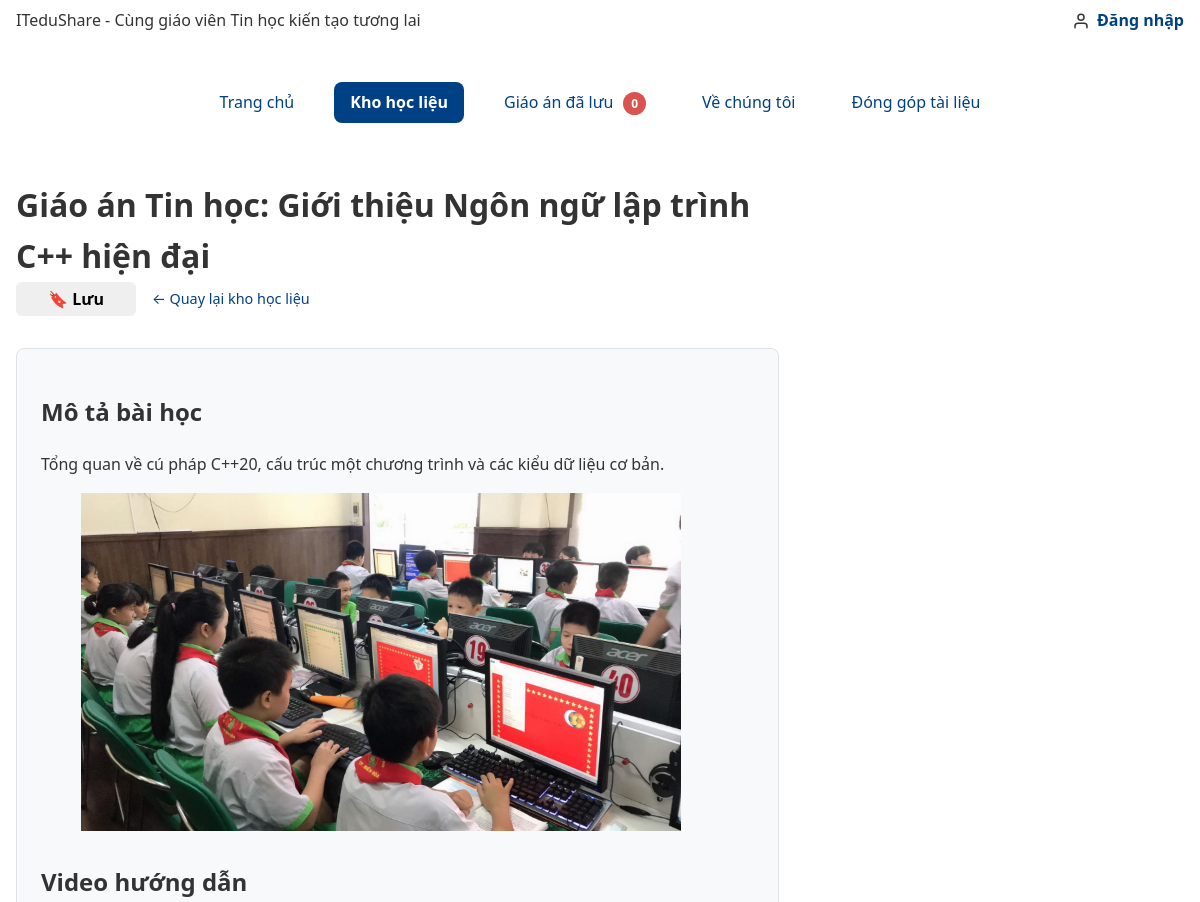
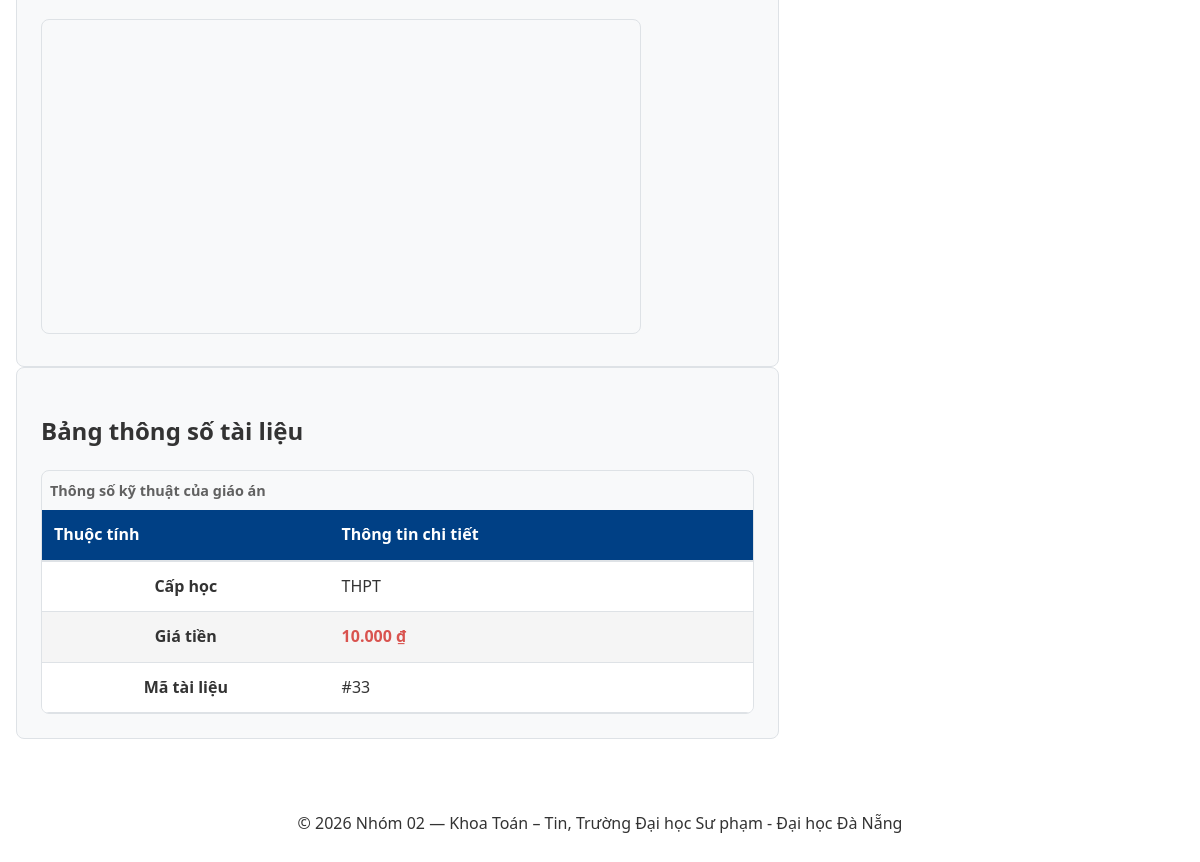
The page /chi-tiet-giao-an.php?id=33 on the database its author committed (2 pictures, top to bottom).
### tables this page shows
CREATE TABLE giao_an (
  id          INT UNSIGNED AUTO_INCREMENT PRIMARY KEY,
  danh_muc_id INT UNSIGNED NOT NULL,
  ten         VARCHAR(200) NOT NULL,
  gia         INT UNSIGNED NOT NULL DEFAULT 0 CHECK (gia >= 0),
  ton_kho     INT UNSIGNED NOT NULL DEFAULT 10 CHECK (ton_kho >= 0),
  hinh_anh    VARCHAR(255) NULL,
  mo_ta       TEXT NULL,
  cap_hoc     VARCHAR(50) NOT NULL DEFAULT 'THCS',
  video_url   VARCHAR(255) NULL,
  luot_tai    INT UNSIGNED NOT NULL DEFAULT 0,
  ngay_tao    DATETIME NOT NULL DEFAULT CURRENT_TIMESTAMP,
  FOREIGN KEY (danh_muc_id) REFERENCES danh_muc(id),
  INDEX idx_giao_an_dm_gia (danh_muc_id, gia),
  INDEX idx_giao_an_ten (ten)
);

### inc/db.php (called while the page is built, shortened)
<?php
function db(): PDO {
    static $pdo = null;
    if ($pdo === null) {
        $host    = 'localhost';
        $port    = '3306';
        $dbname  = 'ltweb_nhom02';
        $charset = 'utf8mb4';
        $user    = 'root';
        $pass    = '';
        $dsn = "mysql:host={$host};port={$port};dbname={$dbname};charset={$charset}";
        $options = [
            PDO::ATTR_ERRMODE            => PDO::ERRMODE_EXCEPTION,
            PDO::ATTR_DEFAULT_FETCH_MODE => PDO::FETCH_ASSOC,
            PDO::ATTR_EMULATE_PREPARES   => false,
        ];
        $pdo = new PDO($dsn, $user, $pass, $options);
    }
    return $pdo;
}

### src/Data/KhoGiaoAn.php (called while the page is built, shortened)
<?php
class KhoGiaoAn
{
    public function __construct(private PDO|string|null $db = null)
    {
        if (!($this->db instanceof PDO)) {
            $this->db = db();
        }
    }
    public function timTheoId(int $id): ?GiaoAn
    {
        $st = $this->db->prepare("SELECT * FROM giao_an WHERE id = ?");
        $st->execute([$id]);
        $d = $st->fetch();
        return $d ? GiaoAn::tuMang($d) : null;
    }
}

### src/Models/GiaoAn.php (called while the page is built, shortened)
<?php
class GiaoAn
{
    public static function tuMang(array $d): self
    {
        return new self(
            id:        (int)($d['id']        ?? 0),
            ten:       (string)($d['ten']     ?? ''),
            mo_ta:     (string)($d['mo_ta']   ?? ''),
            cap_hoc:   (string)($d['cap_hoc'] ?? ''),
            gia:       (int)($d['gia']        ?? 0),
            hinh_anh:  (string)($d['hinh_anh'] ?? ''),
            video_url: (string)($d['video_url'] ?? ''),
        );
    }
}

### inc/ham.php (called while the page is built, shortened)
<?php
function e(mixed $str): string {
    return htmlspecialchars((string)$str, ENT_QUOTES | ENT_SUBSTITUTE, 'UTF-8');
}
function vnd($gia): string {
    $gia = (float)$gia;
    return number_format($gia, 0, ',', '.') . ' ₫';
}

### src/Services/DanhSachLuu.php (called while the page is built, shortened)
<?php
class DanhSachLuu
{
    public function daLuu(int $id): bool
    {
        return isset($_SESSION['danh_sach_luu'][$id]);
    }
}

### chi-tiet-giao-an.php (the view, shortened to what this page needs)
<?php
$id  = isset($_GET['id']) ? (int)$_GET['id'] : 0;
$kho = new KhoGiaoAn(__DIR__ . '/data/giao-an.json');
$ga  = $id > 0 ? $kho->timTheoId($id) : null;
require_once 'inc/header.php';
?>
    <main class="trang__chinh chi-tiet-giao-an">
        <div id="vung-chi-tiet" aria-live="polite">
            <h1 class="chi-tiet-giao-an__tieu-de"><?= e($ga->ten) ?></h1>
            <div style="margin-bottom: 2rem; display: flex; align-items: center; gap: 1rem;">
                <?php
                $dsLuu = new \App\Services\DanhSachLuu();
                $daLuu = $dsLuu->daLuu($ga->id);
                ?>
                <form action="gio-hang.php" method="POST" style="margin: 0;">
                    <button type="submit" class="nut-thao-tac" style="cursor: pointer; border: none; font-size: 1rem; font-family: inherit; min-width: 120px; text-align: center;">
                        🔖 <?= $daLuu ? 'Đã lưu' : 'Lưu' ?>
                    </button>
                </form>
                <a href="kho-hoc-lieu.php" style="font-size: 0.9rem;">← Quay lại kho học liệu</a>
            </div>
            <article class="chi-tiet-giao-an__noi-dung">
                <h2>Mô tả bài học</h2>
                <p><?= e($ga->mo_ta) ?></p>
                <?php if ($ga->hinh_anh): ?>
                <figure>
                    <img src="<?= e($ga->hinh_anh) ?>"
                         alt="Hình ảnh minh họa cho <?= e($ga->ten) ?>"
                         loading="lazy" width="600" height="400"
                         style="max-width: 100%; height: auto;">
                </figure>
                <?php endif; ?>
                <?php if ($ga->video_url): ?>
                <div style="margin-top: 2rem;">
                    <h2>Video hướng dẫn</h2>
                    <iframe class="chi-tiet-giao-an__khung-xem"
                            height="315"
                            style="width: 100%; max-width: 600px;"
                            src="<?= e($ga->video_url) ?>"
                            title="Video hướng dẫn: <?= e($ga->ten) ?>"
                            allow="accelerometer; autoplay; clipboard-write; encrypted-media; gyroscope; picture-in-picture; web-share"
                            allowfullscreen loading="lazy">
                    </iframe>
                </div>
                <?php endif; ?>
            </article>
            <aside class="chi-tiet-giao-an__thong-tin">
                <h2>Bảng thông số tài liệu</h2>
                <div class="khung-cuon-bang">
                    <table class="bang-hoc-lieu">
                        <caption class="bang-hoc-lieu__chu-thich">Thông số kỹ thuật của giáo án</caption>
                        <thead>
                            <tr>
                                <th scope="col" class="bang-hoc-lieu__dau-cot">Thuộc tính</th>
                                <th scope="col" class="bang-hoc-lieu__dau-cot">Thông tin chi tiết</th>
                            </tr>
                        </thead>
                        <tbody>
                            <tr class="bang-hoc-lieu__hang">
                                <th scope="row" class="bang-hoc-lieu__o-tieu-de">Cấp học</th>
                                <td class="bang-hoc-lieu__o"><?= e($ga->cap_hoc) ?></td>
                            </tr>
                            <tr class="bang-hoc-lieu__hang">
                                <th scope="row" class="bang-hoc-lieu__o-tieu-de">Giá tiền</th>
                                <td class="bang-hoc-lieu__o" style="font-weight: bold; color: var(--mau-nhan);">
                                    <?= vnd($ga->gia) ?>
                                </td>
                            </tr>
                            <tr class="bang-hoc-lieu__hang">
                                <th scope="row" class="bang-hoc-lieu__o-tieu-de">Mã tài liệu</th>
                                <td class="bang-hoc-lieu__o">#<?= $ga->id ?></td>
                            </tr>
                        </tbody>
                    </table>
                </div>
            </aside>
        </div>
    </main>
<?php require_once 'inc/footer.php'; ?>
</body>
</html>

### css/01-bien.css (style rules this page uses)
:root { --mau-chinh: #004085; --mau-nhan: #d9534f; --chu: #333333; --nen: #ffffff; --nen-phu: #f8f9fa; --vien: #dee2e6; --mau-focus: #0056b3; --mau-hover: #002752; --mau-active: #001a36; --font-chinh: system-ui, -apple-system, "Segoe UI", Roboto, "Helvetica Neue", Arial, sans-serif; --co-chu-thuong: 16px; --co-chu-tieu-de: 24px; --bo-goc: 8px; --khoang-cach: 16px; --khoang-cach-lon: 24px; --thoi-gian-chuyen: 0.25s; }

### css/02-chuan-hoa.css (style rules this page uses)
*, *::before, *::after { box-sizing: border-box; }
body { margin: 0; font-family: var(--font-chinh); font-size: var(--co-chu-thuong); color: var(--chu); background-color: var(--nen); line-height: 1.6; max-width: 100vw; overflow-x: hidden; }
img, input, button, select, textarea { max-width: 100%; }
img { max-width: 100%; height: auto; display: block; }

### css/03-bo-cuc.css (style rules this page uses)
.trang { display: grid; gap: var(--khoang-cach-lon); grid-template-areas: "dau" "dieu-huong" "chinh" "chan"; grid-template-columns: 1fr; min-height: 100vh; }
.trang__chinh { grid-area: chinh; }
.trang__dau, .trang__dieu-huong, .trang__chinh, .trang__chan { padding: var(--khoang-cach); max-width: 100%; min-width: 0; }
.chi-tiet-giao-an { display: grid; grid-template-columns: 1fr; gap: 1.5rem; max-width: 100%; }
.chi-tiet-giao-an__tieu-de { grid-column: 1 / -1; margin: 0; }
@media (min-width: 768px) { .trang { grid-template-areas: "dau dau" "dieu-huong dieu-huong" "chinh chinh" "chan chan"; grid-template-columns: 250px 1fr; max-width: 1200px; margin: 0 auto; } }
@media (min-width: 768px) { .chi-tiet-giao-an { grid-template-columns: 2fr 1fr; align-items: start; } }

### css/04-thanh-phan.css (style rules this page uses)
.khung-cuon-bang { width: 100%; overflow-x: auto; -webkit-overflow-scrolling: touch; border-radius: var(--bo-goc); border: 1px solid var(--vien); }
.bang-hoc-lieu { width: 100%; border-collapse: collapse; text-align: left; background-color: var(--nen); }
.bang-hoc-lieu__chu-thich { caption-side: top; font-weight: bold; padding: 0.5rem; color: #616161; font-size: 0.9rem; text-align: left; }
.bang-hoc-lieu__dau-cot { background-color: var(--mau-chinh); color: var(--nen); padding: 0.75rem; font-weight: 600; border-bottom: 2px solid var(--vien); white-space: nowrap; }
.bang-hoc-lieu__o-tieu-de { padding: 0.75rem; font-weight: bold; text-align: center; border-bottom: 1px solid var(--vien); }
.bang-hoc-lieu__o { padding: 0.75rem; border-bottom: 1px solid var(--vien); vertical-align: middle; }
.bang-hoc-lieu__hang:nth-child(even) { background-color: #f5f5f5; }
.nut-thao-tac { display: inline-block; padding: 0.4rem 0.85rem; border-radius: 6px; font-size: 0.875rem; font-weight: 600; text-align: center; border: none; cursor: pointer; text-decoration: none ; transition: background-color var(--thoi-gian-chuyen); }
a { color: var(--mau-chinh); text-decoration: none; transition: color var(--thoi-gian-chuyen), background-color var(--thoi-gian-chuyen); }
.chi-tiet-giao-an__noi-dung, .chi-tiet-giao-an__thong-tin { background-color: var(--nen-phu); padding: var(--khoang-cach-lon); border-radius: var(--bo-goc); border: 1px solid var(--vien); min-width: 0; }
.chi-tiet-giao-an__khung-xem { width: 100%; border: 1px solid var(--vien); border-radius: var(--bo-goc); }

### rows shown on the page
giao_an: ten "Giáo án Tin học: Giới thiệu Ngôn ngữ lập trình C++ hiện đại", mo_ta "Tổng quan về cú pháp C++20, cấu trúc một chương trình và các kiểu dữ liệu cơ bản.", hinh_anh (picture), cap_hoc "THPT", gia "10.000 ₫", id "33"

### other values the page prints
$ten "Trang chủ"
$ten "Kho học liệu"
$ten "Giáo án đã lưu"
$ten "Về chúng tôi"
$ten "Đóng góp tài liệu"
